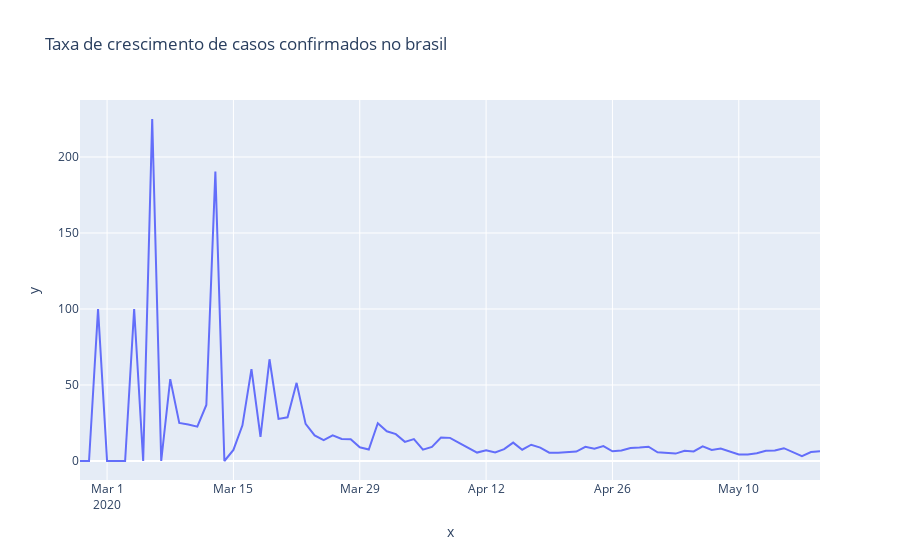

Source (notebook cell):
### Code cell
primeiro_dia = brasil.observationdate.loc[brasil.confirmed > 0].min()

px.line(x=pd.date_range(primeiro_dia, brasil.observationdate.max())[1:],
    y=tx_dia, title='Taxa de crescimento de casos confirmados no brasil')
